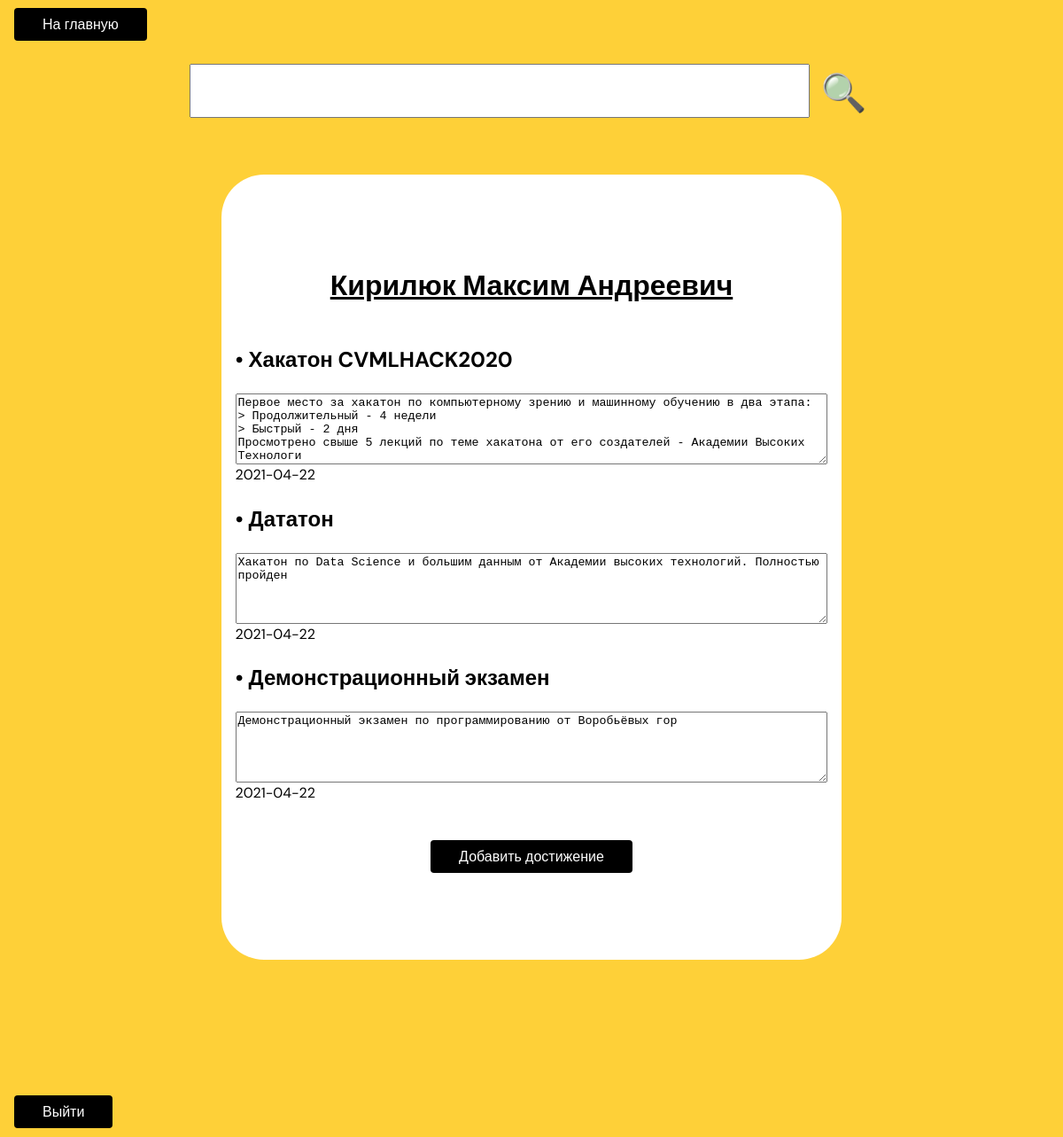
Page /my_page (signed in) on the committed database.
### data/users.py (models this page shows, shortened)
class User(SqlAlchemyBase):
    __tablename__ = 'users'
    id = sqlalchemy.Column(sqlalchemy.Integer,
                           primary_key=True, autoincrement=True)
    name = sqlalchemy.Column(sqlalchemy.String, nullable=True)
    email = sqlalchemy.Column(sqlalchemy.String,
                              index=True, unique=True, nullable=True)
    hashed_password = sqlalchemy.Column(sqlalchemy.String, nullable=True)
    achivements = orm.relation("Achivement", back_populates='user')

### data/achivements.py (models this page shows)
class Achivement(SqlAlchemyBase):
    __tablename__ = 'achivements'
    id = sqlalchemy.Column(sqlalchemy.Integer,
                           primary_key=True, autoincrement=True)
    title = sqlalchemy.Column(sqlalchemy.String, unique=True)
    description = sqlalchemy.Column(sqlalchemy.String, nullable=True)
    private = sqlalchemy.Column(sqlalchemy.Boolean, nullable=False, default=False)
    user_id = sqlalchemy.Column(sqlalchemy.Integer,
                                sqlalchemy.ForeignKey("users.id"))
    date = sqlalchemy.Column(sqlalchemy.Date, nullable=False, default=date.today())
    picture = sqlalchemy.Column(sqlalchemy.BLOB, nullable=True)
    user = orm.relation('User')

### main.py (the view, shortened to what this page needs)
@app.route('/my_page', methods=['GET', 'POST'])
@login_required
def my_page():
    if request.method == 'GET':
        return render_template('my_page.html', user=g.user)

### data/db_connection.py (called while the page is built)
def load_user_by_id(db_sess, id):
    user = db_sess.query(User).filter(User.id == id).first()
    return user

### main.py (called while the page is built)
@lm.user_loader
def load_user(user_id):
    return db.load_user_by_id(db_sess, user_id)

@app.before_request
def before_request():
    g.user = current_user

### templates/my_page.html (shortened to what this page needs)
<!DOCTYPE html>
<html lang="en">
<head>
    <link rel="stylesheet" href="../static/css/page.css" type="text/css">
</head>
<body>
<a href="welcome" class="main">На главную</a>
<div class="search">
    <form method="post">
        <input type="text" class="search" name="search">
        <button type="submit" class="search">&#128269;</button>
    </form>
</div>
<div class="container">
    <div class="tape">
        <h1>{{ user.name }}</h1>
        {% for item in user.achivements %}
        <h2>&bull; {{ item.title }}</h2>
        <textarea class="description" readonly>{{ item.description }}</textarea>
        {{ item.date }}
        <br>
        {% endfor %}
        <div class="append"><a href="create_achivement" class="main">Добавить достижение</a></div>
    </div>
</div>
<a href="logout" class="main">Выйти</a>
</body>
</html>

### static/css/page.css (style rules this page uses)
*, *:after, *:before { box-sizing: border-box; }
body { font-family: "DM Sans", sans-serif; line-height: 1.5; padding: 0.5rem 0.5rem; background-color: #fed038; }
textarea { min-height: 5rem; min-width: 100%; max-width: 100%; }
h1 { text-align: center; text-decoration: underline black; }
div.container { margin-top: -6rem; }
div.search { margin-top: 2rem; text-align: center; }
input.search { width: 60%; font-size: 300%; }
button.search { font-size: 260%; background-color: transparent; border-color: transparent; }
.tape { background-color: white; width: 60%; margin: 10rem auto; display: flex; flex-direction: column; padding: 5rem 1rem; border-radius: 3rem; }
div.append { width: 40%; height: 3rem; margin-left: auto; margin-right: auto; margin-top: 3rem; text-align: center; }
a.main { margin: auto; text-decoration: none; background-color: black; color: white; text-align: center; padding: 0.5em 2em; border-radius: 4px; }

### rows in the picture
User: name "Кирилюк Максим Андреевич"
Achivement: title "Хакатон CVMLHACK2020", description "Первое место за хакатон по компьютерному зрению и машинному обучению в два этапа: > Продолжительный - 4 недели > Быстрый - 2 дня Просмотрено свыше 5 лекций по теме хакатона от его создателей - Академии Высоких Технологи", date "2021-04-22"
Achivement: title "Дататон", description "Хакатон по Data Science и большим данным от Академии высоких технологий. Полностью пройден", date "2021-04-22"
Achivement: title "Демонстрационный экзамен", description "Демонстрационный экзамен по программированию от Воробьёвых гор", date "2021-04-22"
